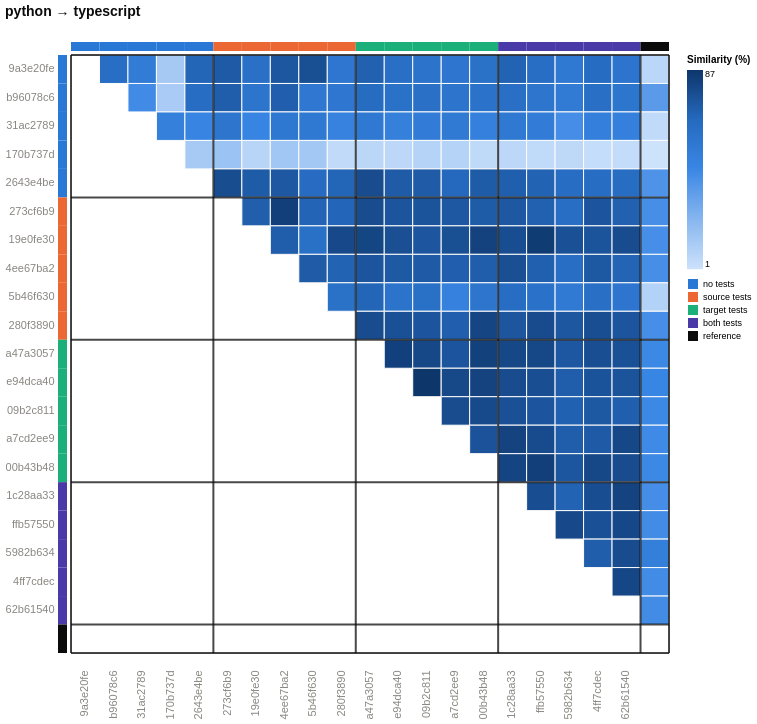

Vega-Lite specification stored for this chart:
### Vega-Lite specification from a JSON file in a GitHub repository (floating-point values rounded to 4 significant figures; data arrays with more than 128 entries replaced by an {"elided": "..."} marker saying what was removed)
{"config": {"view": {"continuousWidth": 300, "continuousHeight": 300}, "axis": {"labelAngle": -45}, "axisX": {"labelAngle": -37.5}}, "layer": [{"data": {"name": "data-2a5d5e9fbb94c6cd2932f00e9a888e53"}, "mark": {"type": "rect", "stroke": "#fcfcfb", "strokeWidth": 1}, "encoding": {"color": {"field": "similarity_pct", "legend": {"gradientLength": 199.3, "labelFontSize": 9, "titleFontSize": 10}, "scale": {"domain": [1.193, 86.63], "range": ["#cde2fb", "#86b6ef", "#3987e5", "#256abf", "#0d366b"]}, "title": "Similarity (%)", "type": "quantitative"}, "x": {"axis": {"domain": false, "labelAngle": -90, "labelColor": {"expr": "datum.label === '' ? '#0b0b0b' : '#898781'"}, "labelFontSize": 11, "labelFontWeight": {"expr": "datum.label === '' ? 'bold' : 'normal'"}, "labelPadding": 17, "ticks": false}, "field": "port_a", "scale": {"domain": ["9a3e20fe", "b96078c6", "31ac2789", "170b737d", "2643e4be", "273cf6b9", "19e0fe30", "4ee67ba2", "5b46f630", "280f3890", "a47a3057", "e94dca40", "09b2c811", "a7cd2ee9", "00b43b48", "1c28aa33", "ffb57550", "5982b634", "4ff7cdec", "62b61540", ""]}, "title": null, "type": "nominal"}, "y": {"axis": {"domain": false, "labelColor": {"expr": "datum.label === '' ? '#0b0b0b' : '#898781'"}, "labelFontSize": 11, "labelFontWeight": {"expr": "datum.label === '' ? 'bold' : 'normal'"}, "labelPadding": 17, "ticks": false, "labelAngle": 0}, "field": "port_b", "scale": {"domain": ["9a3e20fe", "b96078c6", "31ac2789", "170b737d", "2643e4be", "273cf6b9", "19e0fe30", "4ee67ba2", "5b46f630", "280f3890", "a47a3057", "e94dca40", "09b2c811", "a7cd2ee9", "00b43b48", "1c28aa33", "ffb57550", "5982b634", "4ff7cdec", "62b61540", ""]}, "title": null, "type": "nominal"}}}, {"data": {"name": "data-415d0101714bba784b2bc3c29e0b19a4"}, "mark": {"type": "rect"}, "encoding": {"color": {"field": "condition", "legend": {"labelFontSize": 9, "symbolType": "square", "title": null}, "scale": {"domain": ["no tests", "source tests", "target tests", "both tests", "reference"], "range": ["#2a78d6", "#eb6834", "#1baf7a", "#4a3aa7", "#0b0b0b"]}, "type": "nominal"}, "x": {"axis": {"domain": false, "labelAngle": -90, "labelColor": {"expr": "datum.label === '' ? '#0b0b0b' : '#898781'"}, "labelFontSize": 11, "labelFontWeight": {"expr": "datum.label === '' ? 'bold' : 'normal'"}, "labelPadding": 17, "ticks": false}, "field": "port", "scale": {"domain": ["9a3e20fe", "b96078c6", "31ac2789", "170b737d", "2643e4be", "273cf6b9", "19e0fe30", "4ee67ba2", "5b46f630", "280f3890", "a47a3057", "e94dca40", "09b2c811", "a7cd2ee9", "00b43b48", "1c28aa33", "ffb57550", "5982b634", "4ff7cdec", "62b61540", ""]}, "title": null, "type": "nominal"}, "y": {"value": -13}, "y2": {"value": -4}}}, {"data": {"name": "data-415d0101714bba784b2bc3c29e0b19a4"}, "mark": {"type": "rect"}, "encoding": {"color": {"field": "condition", "legend": null, "scale": {"domain": ["no tests", "source tests", "target tests", "both tests", "reference"], "range": ["#2a78d6", "#eb6834", "#1baf7a", "#4a3aa7", "#0b0b0b"]}, "type": "nominal"}, "x": {"value": -13}, "x2": {"value": -4}, "y": {"axis": {"domain": false, "labelColor": {"expr": "datum.label === '' ? '#0b0b0b' : '#898781'"}, "labelFontSize": 11, "labelFontWeight": {"expr": "datum.label === '' ? 'bold' : 'normal'"}, "labelPadding": 17, "ticks": false, "labelAngle": 0}, "field": "port", "scale": {"domain": ["9a3e20fe", "b96078c6", "31ac2789", "170b737d", "2643e4be", "273cf6b9", "19e0fe30", "4ee67ba2", "5b46f630", "280f3890", "a47a3057", "e94dca40", "09b2c811", "a7cd2ee9", "00b43b48", "1c28aa33", "ffb57550", "5982b634", "4ff7cdec", "62b61540", ""]}, "title": null, "type": "nominal"}}}, {"data": {"name": "data-1b34f20180a30c8fe486905b8213b327"}, "mark": {"type": "rule", "color": "#0b0b0b", "opacity": 0.75, "strokeWidth": 2}, "encoding": {"x": {"bandPosition": 0, "field": "port", "scale": {"domain": ["9a3e20fe", "b96078c6", "31ac2789", "170b737d", "2643e4be", "273cf6b9", "19e0fe30", "4ee67ba2", "5b46f630", "280f3890", "a47a3057", "e94dca40", "09b2c811", "a7cd2ee9", "00b43b48", "1c28aa33", "ffb57550", "5982b634", "4ff7cdec", "62b61540", ""]}, "type": "nominal"}}}, {"data": {"name": "data-1b34f20180a30c8fe486905b8213b327"}, "mark": {"type": "rule", "color": "#0b0b0b", "opacity": 0.75, "strokeWidth": 2}, "encoding": {"y": {"bandPosition": 0, "field": "port", "scale": {"domain": ["9a3e20fe", "b96078c6", "31ac2789", "170b737d", "2643e4be", "273cf6b9", "19e0fe30", "4ee67ba2", "5b46f630", "280f3890", "a47a3057", "e94dca40", "09b2c811", "a7cd2ee9", "00b43b48", "1c28aa33", "ffb57550", "5982b634", "4ff7cdec", "62b61540", ""]}, "type": "nominal"}}}, {"data": {"name": "data-dae1687b7766f38b94517020e43783ee"}, "mark": {"type": "rule", "color": "#0b0b0b", "opacity": 0.75, "strokeWidth": 2}, "encoding": {"x": {"bandPosition": 1, "field": "port", "scale": {"domain": ["9a3e20fe", "b96078c6", "31ac2789", "170b737d", "2643e4be", "273cf6b9", "19e0fe30", "4ee67ba2", "5b46f630", "280f3890", "a47a3057", "e94dca40", "09b2c811", "a7cd2ee9", "00b43b48", "1c28aa33", "ffb57550", "5982b634", "4ff7cdec", "62b61540", ""]}, "type": "nominal"}}}, {"data": {"name": "data-dae1687b7766f38b94517020e43783ee"}, "mark": {"type": "rule", "color": "#0b0b0b", "opacity": 0.75, "strokeWidth": 2}, "encoding": {"y": {"bandPosition": 1, "field": "port", "scale": {"domain": ["9a3e20fe", "b96078c6", "31ac2789", "170b737d", "2643e4be", "273cf6b9", "19e0fe30", "4ee67ba2", "5b46f630", "280f3890", "a47a3057", "e94dca40", "09b2c811", "a7cd2ee9", "00b43b48", "1c28aa33", "ffb57550", "5982b634", "4ff7cdec", "62b61540", ""]}, "type": "nominal"}}}], "height": 598, "resolve": {"scale": {"color": "independent"}}, "title": {"text": "python → typescript", "anchor": "start", "color": "#0b0b0b", "fontSize": 14, "offset": 23, "subtitleFontSize": 10}, "width": 598, "$schema": "https://vega.github.io/schema/vega-lite/v6.4.1.json", "datasets": {"data-2a5d5e9fbb94c6cd2932f00e9a888e53": {"elided": "210 records"}, "data-415d0101714bba784b2bc3c29e0b19a4": [{"port": "9a3e20fe", "condition": "no tests"}, {"port": "b96078c6", "condition": "no tests"}, {"port": "31ac2789", "condition": "no tests"}, {"port": "170b737d", "condition": "no tests"}, {"port": "2643e4be", "condition": "no tests"}, {"port": "273cf6b9", "condition": "source tests"}, {"port": "19e0fe30", "condition": "source tests"}, {"port": "4ee67ba2", "condition": "source tests"}, {"port": "5b46f630", "condition": "source tests"}, {"port": "280f3890", "condition": "source tests"}, {"port": "a47a3057", "condition": "target tests"}, {"port": "e94dca40", "condition": "target tests"}, {"port": "09b2c811", "condition": "target tests"}, {"port": "a7cd2ee9", "condition": "target tests"}, {"port": "00b43b48", "condition": "target tests"}, {"port": "1c28aa33", "condition": "both tests"}, {"port": "ffb57550", "condition": "both tests"}, {"port": "5982b634", "condition": "both tests"}, {"port": "4ff7cdec", "condition": "both tests"}, {"port": "62b61540", "condition": "both tests"}, {"port": "", "condition": "reference"}], "data-1b34f20180a30c8fe486905b8213b327": [{"port": "9a3e20fe", "condition": "no tests"}, {"port": "273cf6b9", "condition": "source tests"}, {"port": "a47a3057", "condition": "target tests"}, {"port": "1c28aa33", "condition": "both tests"}, {"port": "", "condition": "reference"}], "data-dae1687b7766f38b94517020e43783ee": [{"port": ""}]}}
